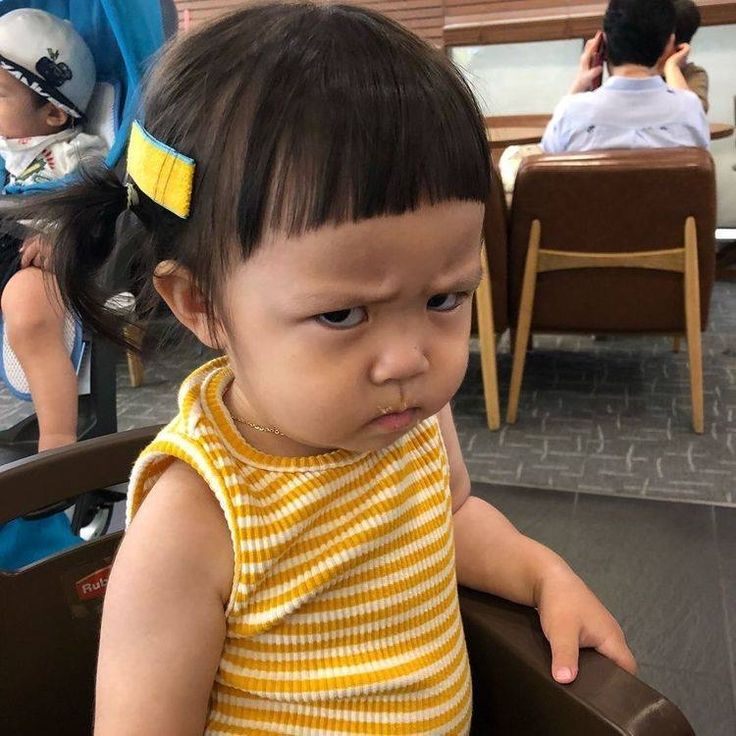
#> input picture image/1.jpg, 736 x 736 px
$ python static_image_lesson.py
#> lines starting #> are read from the running program, lines starting #| are printed output that depends on the picture; after the words box and inside, x2 and y2 are one past the last pixel; in counts of white or black regions, pixels touching at a corner belong together
### heart_detection.py
"""Rules for deciding whether a red contour looks like an upright heart."""

import cv2
import numpy as np


def is_heart_contour(contour: np.ndarray) -> bool:
    if len(contour) < 7 or cv2.contourArea(contour) <= 0:
        return False

    x, y, width, height = cv2.boundingRect(contour)
    aspect_ratio = width / height
    if not 0.65 <= aspect_ratio <= 1.4:
        return False

    perimeter = cv2.arcLength(contour, True)
    outline = cv2.approxPolyDP(contour, 0.01 * perimeter, True)
    if len(outline) < 7:
        return False

    # Use the original contour. Approximation can introduce self-intersections.
    hull_indices = cv2.convexHull(contour, returnPoints=False)
    if hull_indices is None or len(hull_indices) < 3:
        return False
    hull_indices = np.unique(hull_indices).astype(np.int32).reshape(-1, 1)
    try:
        defects = cv2.convexityDefects(contour, hull_indices)
    except cv2.error:
        return False
    if defects is None:
        return False

    deep_defects = [
        defect for defect in defects.reshape(-1, 4)
        if defect[3] / 256.0 >= 0.05 * height
    ]
    if len(deep_defects) != 1:
        return False

    start, end, farthest, depth = deep_defects[0]
    shoulders = sorted(
        (contour[start, 0], contour[end, 0]), key=lambda point: point[0]
    )
    left, right = shoulders
    notch = contour[farthest, 0]

    notch_x = (notch[0] - x) / width
    notch_y = (notch[1] - y) / height
    if not (0.30 <= notch_x <= 0.70 and 0.08 <= notch_y <= 0.50):
        return False
    if not 0.06 <= depth / 256.0 / height <= 0.35:
        return False
    if max(left[1], right[1]) > y + 0.35 * height:
        return False
    if abs(int(left[1]) - int(right[1])) > 0.20 * height:
        return False
    if not (left[0] + 0.10 * width < notch[0] < right[0] - 0.10 * width):
        return False
    if notch[1] < max(left[1], right[1]) + 0.04 * height:
        return False

    points = contour[:, 0, :]
    bottom_points = points[points[:, 1] >= y + 0.85 * (height - 1)]
    if len(bottom_points) == 0:
        return False

    bottom_width = np.ptp(bottom_points[:, 0])
    bottom_center = (
        float(bottom_points[:, 0].min()) + float(bottom_points[:, 0].max())
    ) / 2
    return bool(
        bottom_width < 0.45 * width
        and 0.35 <= (bottom_center - x) / width <= 0.65
    )

### static_image_lesson.py
"""The original still-image OpenCV exercises, kept in their learning order."""

import cv2
import numpy as np
from heart_detection import is_heart_contour


image = cv2.imread("image/1.jpg")
#> image is the input picture: shape (736, 736, 3); mean B, G, R 75.4, 96.9, 119.7

if image is None:
    print("Image could not be loaded.")
    exit()

resized_image = cv2.resize(image, (300, 300))
cropped_image = resized_image[50:250, 50:250]
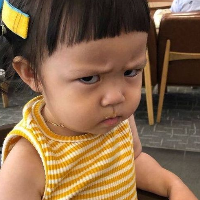
#> cropped_image: shape (200, 200, 3); mean B, G, R 72.2, 102.2, 133.8
gray_image = cv2.cvtColor(cropped_image, cv2.COLOR_BGR2GRAY)
hsv_image = cv2.cvtColor(resized_image, cv2.COLOR_BGR2HSV)
#> hsv_image: shape (300, 300, 3); mean H, S, V 24.8, 103.6, 122.9

lower_bound = np.array([0, 70, 50])
upper_bound = np.array([10, 255, 255])
mask = cv2.inRange(hsv_image, lower_bound, upper_bound)
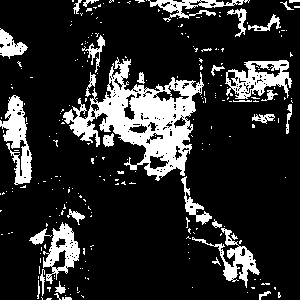
#> mask: shape (300, 300); 17.1% white; 255 white regions (221 under 20 px), largest, box (x1, y1, x2, y2) and area: (63, 57, 204, 181) 6437, (0, 95, 32, 185) 1375, (225, 60, 292, 99) 1353
masked_result = cv2.bitwise_and(
    resized_image,
    resized_image,
    mask=mask,
)
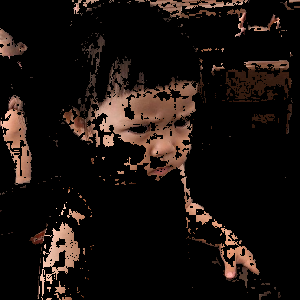
#> masked_result: shape (300, 300, 3); mean B, G, R 14.1, 17.4, 24.8


####? Coordinates for rectangle ######
#?
#1. Create a copy of the resized image
copy_image = resized_image.copy()

height, width = resized_image.shape[:2]
#> height = 300; width = 300

#2. Top-left coordinate — (x1, y1)
top_left = (width // 4, height // 4)
#> top_left = (75, 75)

#3. Bottom-right coordinate — (x2, y2)
bottom_right = (3 * width // 4, 3 * height // 4)
#> bottom_right = (225, 225)

#4. Red rectangle
# cv2.rectangle(
#     copy_image,
#     top_left,
#     bottom_right,
#     (0, 0, 255),  # BGR color (red)
#     1            # 1 pixels
# )

#5
# x1, y1 = top_left


########?

####? Coordinates for rectangle

#3 * 3 blur
mean_blur = cv2.blur(gray_image, (3, 3))
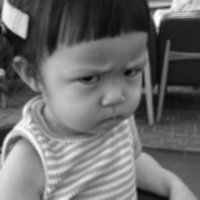
#> mean_blur: shape (200, 200); min 7, max 252, mean 108.3

# 5 * 5 Gaussian blur
gaussian_blur = cv2.GaussianBlur(gray_image, (5, 5), 0)

# Median blur
median = cv2.medianBlur(gray_image, 3)

###?
###
kernel = cv2.getStructuringElement(cv2.MORPH_ELLIPSE, (5, 5))
dilated_mask = cv2.dilate(mask, kernel, iterations=1)
#> dilated_mask: shape (300, 300); 32.4% white; 61 white regions (18 under 20 px), largest, box (x1, y1, x2, y2) and area: (57, 31, 262, 295) 14153, (209, 58, 295, 136) 3184, (27, 220, 87, 300) 2788
morphology_result = cv2.morphologyEx(mask, cv2.MORPH_OPEN, kernel)
#> morphology_result: shape (300, 300); 10.8% white; 48 white regions (9 under 20 px), largest, box (x1, y1, x2, y2) and area: (95, 80, 197, 171) 4180, (2, 97, 27, 148) 735, (48, 226, 80, 262) 571
Erosion = cv2.erode(mask, kernel, iterations=1)
#> Erosion: shape (300, 300); 4.7% white; 110 white regions (85 under 20 px), largest, box (x1, y1, x2, y2) and area: (99, 86, 175, 144) 1494, (145, 127, 189, 169) 645, (4, 112, 25, 146) 313
Closing  = cv2.morphologyEx(mask, cv2.MORPH_CLOSE, kernel)
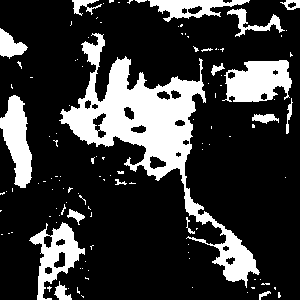
#> Closing: shape (300, 300); 21.7% white; 118 white regions (99 under 20 px)
contours, hierarchy = cv2.findContours(Closing, cv2.RETR_EXTERNAL, cv2.CHAIN_APPROX_SIMPLE)
#> contours = 118 contours, 102 with area under 20; largest, box (x1, y1, x2, y2) and area: (59, 33, 260, 288) 10726, (222, 60, 292, 102) 2042, (29, 222, 85, 300) 1794, (0, 95, 32, 188) 1613, (148, 0, 250, 22) 996
contour_areas = [cv2.contourArea(contour) for contour in contours]
#> contour_areas = 118 values, max 10726 at index 101, min 0 at index 2, mean 160.1
minimum_area = 100

for contour in contours:
    area = cv2.contourArea(contour)
    if area < minimum_area: #21780 < 100
        continue

    cv2.drawContours(copy_image, [contour], -1, (0, 255, 0), 2)

    perimeter = cv2.arcLength(contour, True)
    moments = cv2.moments(contour)
    if moments["m00"] == 0:
        continue  # A zero-area contour has no usable centroid.
    center_x = int(moments["m10"] / moments["m00"])
    center_y = int(moments["m01"] / moments["m00"])

    x, y, width, height = cv2.boundingRect(contour)

    print(
        "Area:", area,
        "x:", x,
        "y:", y,
        "width:", width,
        "height:", height,
        "Perimeter:", perimeter,
        "Center:", (center_x, center_y)
    )

    cv2.rectangle(
        copy_image,
        (x, y),
        (x + width, y + height),
        (0, 255, 0),
        2
    )

    cv2.circle(
        copy_image,
        (center_x, center_y),
        5,
        (255, 0, 0),
        -1
    )

    aspect_ratio = width / height
    print("Aspect ratio:", aspect_ratio)

    epsilon = 0.02 * perimeter
    approx = cv2.approxPolyDP(contour, epsilon, True)
    corners = len(approx)
    # Check heart geometry first: a heart cannot be identified by corner count alone.
    if is_heart_contour(contour):
        shape_name = "Heart"
    elif corners == 3:
        shape_name = "Triangle"
    elif corners == 4:
        shape_name = "Rectangle"
    elif corners > 8:
        shape_name = "Circle-like"
    else:
        shape_name = "Unknown"

    # Keep labeling inside the loop so every accepted contour gets its own name.
    cv2.putText(
        copy_image,                 # Image
        shape_name,                 # TEXT wanted to display
        (x, max(20, y - 10)),        # PLACE text above the rectangle
        cv2.FONT_HERSHEY_SIMPLEX,    # Font
        0.6,                        # Text size
        (0, 255, 0),                # Text color (BGR)
        2,                          # Text thickness
        cv2.LINE_AA
    )
#> this loop made 118 passes
#> (area, center_x, center_y) on passes 12, 28: (134, 61, 292), (1794.5, 55, 253)
#> (area, center_x, center_y) on passes 74, 78, 88, 102, 104, 110: (134.5, 264, 117), (1613, 17, 139), (2042.5, 257, 80), (10726, 151, 136), (421.5, 9, 45), (364.5, 253, 21)
#> (printed output is left out)
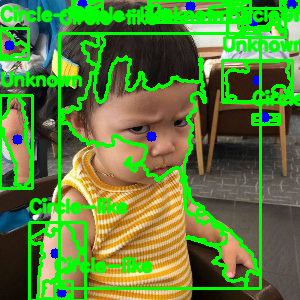
#> copy_image: shape (300, 300, 3); mean B, G, R 58.1, 130.1, 91

#####? Canny threshold( gradient strength brightness#######
#
# 50 ≤ gradient < 150 → weak edgechagessbetween pixels)
low_edges_without_blur = cv2.Canny(gray_image, 50, 150)
#> low_edges_without_blur: shape (200, 200); 17% white in thin lines or dots
Low_edges_with_blur = cv2.Canny(gaussian_blur, 50, 150)
#> Low_edges_with_blur: shape (200, 200); 11.6% white in thin lines or dots

# Gradient ≥ 150 → strong edge
high_edges_50_150 = cv2.Canny(gray_image, 100, 200)
#> high_edges_50_150: shape (200, 200); 13.8% white in thin lines or dots
high_edges_100_200 = cv2.Canny(gaussian_blur, 100, 200)
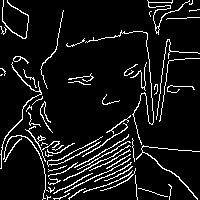
#> high_edges_100_200: shape (200, 200); 8.6% white in thin lines or dots

# Run the live webcam example with: python main.py

##?

print("Shape:", image.shape)
#| Shape: (736, 736, 3)
print("Data type:", image.dtype)
#| Data type: uint8
print("Size:", image.size)
#| Size: 1625088
print("Dimensions:", image.ndim)
#| Dimensions: 3
print("Grayscale shape:", gray_image.shape)
#| Grayscale shape: (200, 200)
print("Grayscale udim:", gray_image.ndim)
#| Grayscale udim: 2
print("Contour areas:", contour_areas)
#> (printed output is left out)
print("mask:", mask.shape, mask.dtype)
#| mask: (300, 300) uint8
print("closing:", Closing.shape, Closing.dtype)
#| closing: (300, 300) uint8

# [26 lines of commented-out code are left out]
saved = cv2.imwrite("output/copy.jpg", resized_image)
cv2.imwrite("output/rectangle.jpg", copy_image)
# [12 lines of commented-out code are left out]

print("Image saved:", saved)
#| Image saved: True

cv2.waitKey(0)
cv2.destroyAllWindows()


# [38 lines of commented-out code are left out]
